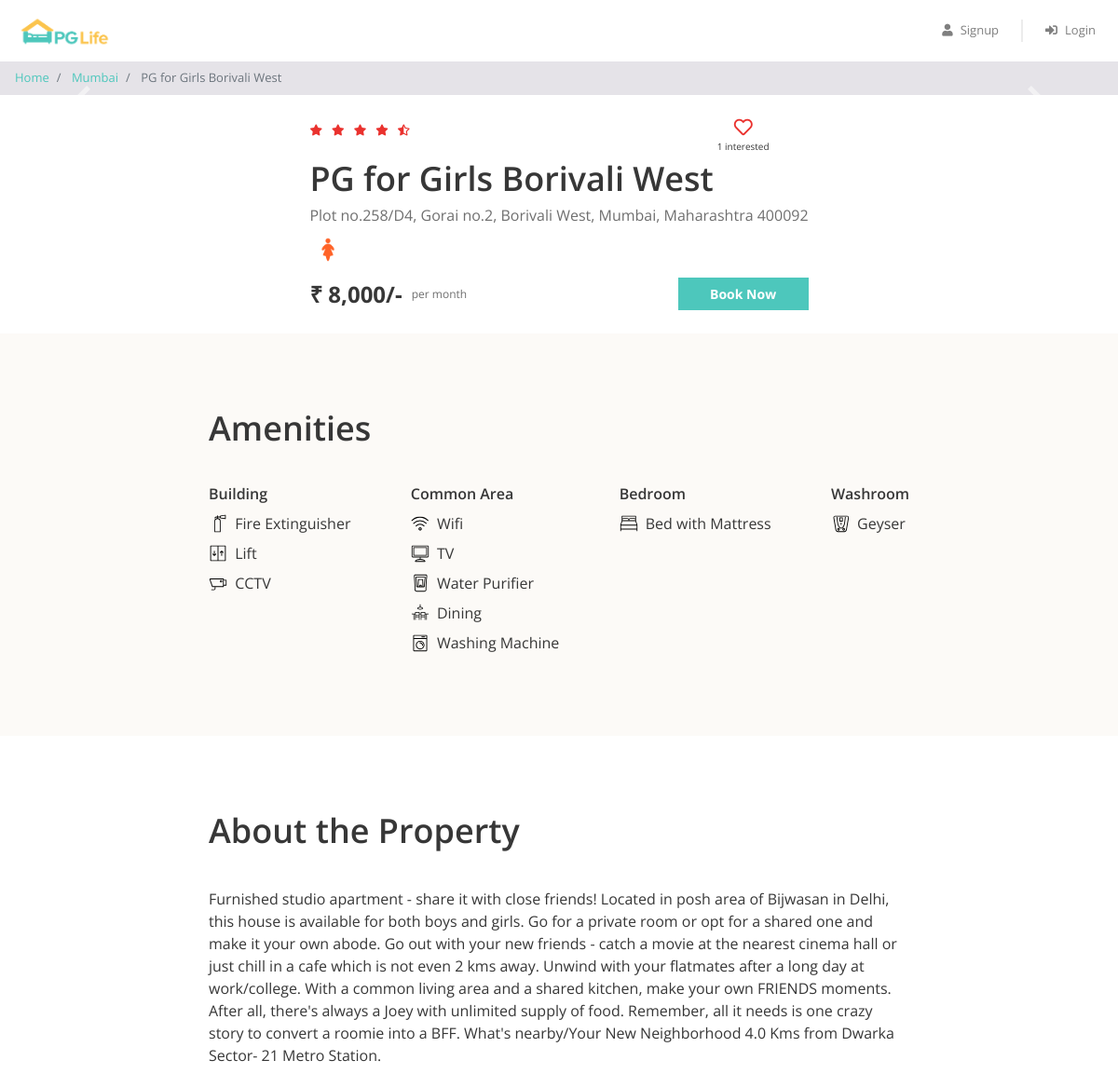
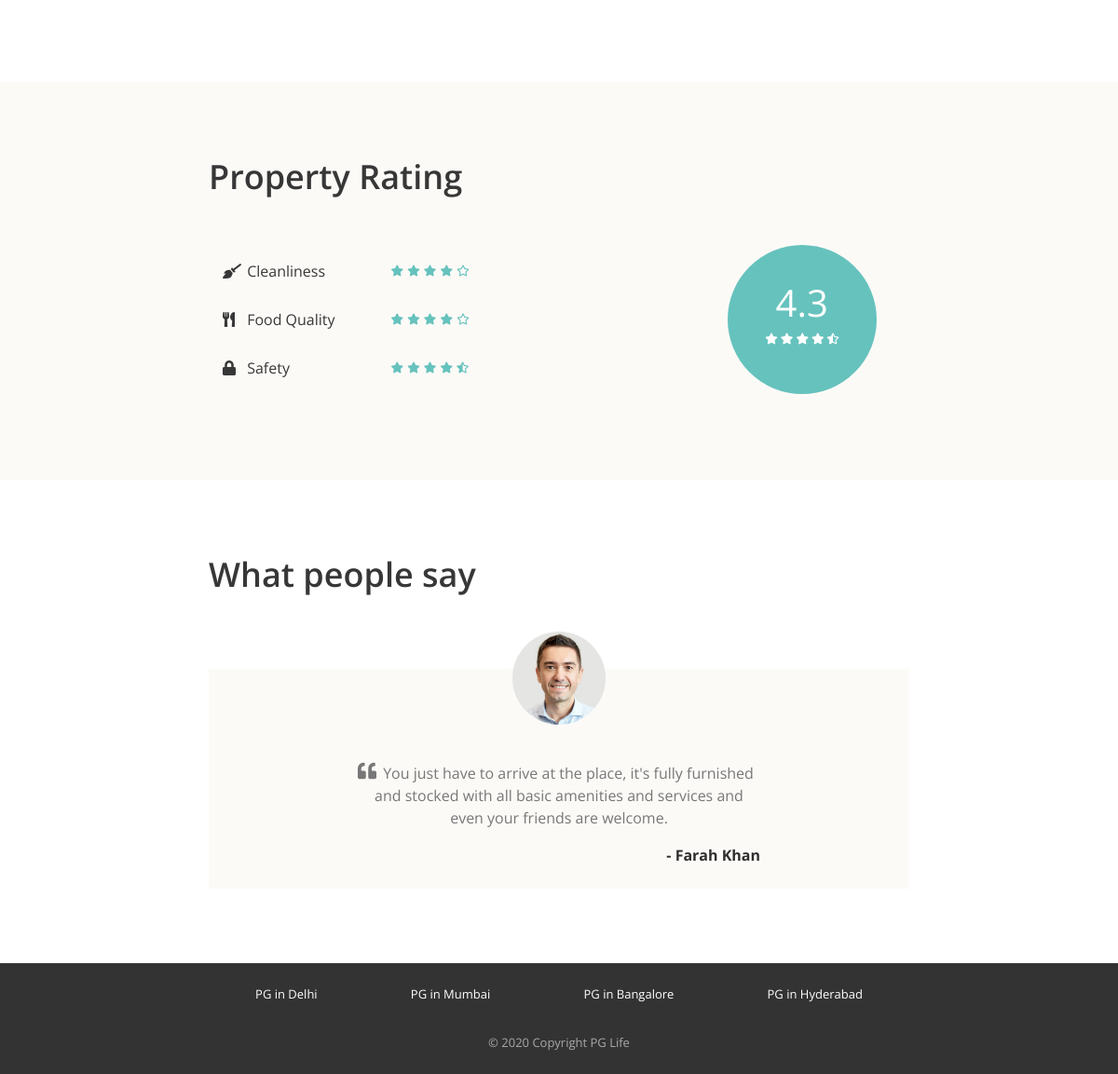
Page /property_detail.php?property_id=4 on the committed database (2 pictures, top to bottom).
### tables this page shows
CREATE TABLE `properties` (
  `id` int(11) NOT NULL,
  `city_id` int(11) NOT NULL,
  `name` varchar(100) NOT NULL,
  `address` varchar(255) NOT NULL,
  `description` longtext NOT NULL,
  `gender` enum('male','female','unisex') NOT NULL,
  `rent` int(11) NOT NULL,
  `rating_clean` float(2,1) NOT NULL,
  `rating_food` float(2,1) NOT NULL,
  `rating_safety` float(2,1) NOT NULL
);

CREATE TABLE `cities` (
  `id` int(11) NOT NULL,
  `name` varchar(100) NOT NULL
);

CREATE TABLE `amenities` (
  `id` int(11) NOT NULL,
  `name` varchar(100) NOT NULL,
  `type` varchar(100) NOT NULL,
  `icon` varchar(30) NOT NULL
);

CREATE TABLE `testimonials` (
  `id` int(11) NOT NULL,
  `property_id` int(11) NOT NULL,
  `user_name` varchar(100) NOT NULL,
  `content` longtext NOT NULL
);

### property_detail.php (the view, shortened to what this page needs)
<?php
require "includes/database_connect.php";
$property_id = $_GET["property_id"];
$sql_1 = "SELECT *, p.id AS property_id, p.name AS property_name, c.name AS city_name
            FROM properties p
            INNER JOIN cities c ON p.city_id = c.id
            WHERE p.id = $property_id";
$result_1 = mysqli_query($conn, $sql_1);
$property = mysqli_fetch_assoc($result_1);
$sql_2 = "SELECT * FROM testimonials WHERE property_id = $property_id";
$result_2 = mysqli_query($conn, $sql_2);
$testimonials = mysqli_fetch_all($result_2, MYSQLI_ASSOC);
$sql_3 = "SELECT a.*
            FROM amenities a
            INNER JOIN properties_amenities pa ON a.id = pa.amenity_id
            WHERE pa.property_id = $property_id";
$result_3 = mysqli_query($conn, $sql_3);
$amenities = mysqli_fetch_all($result_3, MYSQLI_ASSOC);
$sql_4 = "SELECT * FROM interested_users_properties WHERE property_id = $property_id";
$result_4 = mysqli_query($conn, $sql_4);
$interested_users_count = mysqli_num_rows($result_4);
?>
<!DOCTYPE html>
<html lang="en">
<head>
    <?php
    include "includes/head_links.php";
    ?>
    <link href="css/property_detail.css" rel="stylesheet" />
</head>
<body>
    <?php
    include "includes/header.php";
    ?>
    <nav aria-label="breadcrumb">
        <ol class="breadcrumb py-2">
            <li class="breadcrumb-item">
                <a href="index.php">Home</a>
            </li>
            <li class="breadcrumb-item">
                <a href="property_list.php?city=<?= $property['city_name']; ?>"><?= $property['city_name']; ?></a>
            </li>
            <li class="breadcrumb-item active" aria-current="page">
                <?= $property['property_name']; ?>
            </li>
        </ol>
    </nav>
    <div id="property-images" class="carousel slide" data-ride="carousel">
        <a class="carousel-control-prev" href="#property-images" role="button" data-slide="prev">
            <span class="carousel-control-prev-icon" aria-hidden="true"></span>
        </a>
        <a class="carousel-control-next" href="#property-images" role="button" data-slide="next">
            <span class="carousel-control-next-icon" aria-hidden="true"></span>
        </a>
    </div>
    <div class="property-summary page-container">
        <div class="row no-gutters justify-content-between">
            <?php
            $total_rating = ($property['rating_clean'] + $property['rating_food'] + $property['rating_safety']) / 3;
            $total_rating = round($total_rating, 1);
            ?>
            <div class="star-container" title="<?= $total_rating ?>">
                <?php
                $rating = $total_rating;
                for ($i = 0; $i < 5; $i++) {
                    if ($rating >= $i + 0.8) {
                ?>
                        <i class="fas fa-star"></i>
                    <?php
                    } elseif ($rating >= $i + 0.3) {
                    ?>
                        <i class="fas fa-star-half-alt"></i>
                    <?php
                    } else {
                    ?>
                        <i class="far fa-star"></i>
                <?php
                    }
                }
                ?>
            </div>
            <div class="interested-container">
                <?php
                $is_interested = false;
                if ($is_interested) {
                ?>
                    <i class="is-interested-image fas fa-heart"></i>
                <?php
                } else {
                ?>
                    <i class="is-interested-image far fa-heart"></i>
                <?php
                }
                ?>
                <div class="interested-text">
                    <span class="interested-user-count"><?= $interested_users_count ?></span> interested
                </div>
            </div>
        </div>
        <div class="detail-container">
            <div class="property-name"><?= $property['property_name'] ?></div>
            <div class="property-address"><?= $property['address'] ?></div>
            <div class="property-gender">
                <?php
                if ($property['gender'] == "male") {
                ?>
                    <img src="img/male.png">
                <?php
                } elseif ($property['gender'] == "female") {
                ?>
                    <img src="img/female.png">
                <?php
                } else {
                ?>
                    <img src="img/unisex.png">
                <?php
                }
                ?>
            </div>
        </div>
        <div class="row no-gutters">
            <div class="rent-container col-6">
                <div class="rent">₹ <?= number_format($property['rent']) ?>/-</div>
                <div class="rent-unit">per month</div>
            </div>
            <div class="button-container col-6">
                <a href="#" class="btn btn-primary">Book Now</a>
            </div>
        </div>
    </div>
    <div class="property-amenities">
        <div class="page-container">
            <h1>Amenities</h1>
            <div class="row justify-content-between">
                <div class="col-md-auto">
                    <h5>Building</h5>
                    <?php
                    foreach ($amenities as $amenity) {
                        if ($amenity['type'] == "Building") {
                    ?>
                            <div class="amenity-container">
                                <img src="img/amenities/<?= $amenity['icon'] ?>.svg">
                                <span><?= $amenity['name'] ?></span>
                            </div>
                    <?php
                        }
                    }
                    ?>
                </div>
                <div class="col-md-auto">
                    <h5>Common Area</h5>
                    <?php
                    foreach ($amenities as $amenity) {
                        if ($amenity['type'] == "Common Area") {
                    ?>
                            <div class="amenity-container">
                                <img src="img/amenities/<?= $amenity['icon'] ?>.svg">
                                <span><?= $amenity['name'] ?></span>
                            </div>
                    <?php
                        }
                    }
                    ?>
                </div>
                <div class="col-md-auto">
                    <h5>Bedroom</h5>
                    <?php
                    foreach ($amenities as $amenity) {
                        if ($amenity['type'] == "Bedroom") {
                    ?>
                            <div class="amenity-container">
                                <img src="img/amenities/<?= $amenity['icon'] ?>.svg">
                                <span><?= $amenity['name'] ?></span>
                            </div>
                    <?php
                        }
                    }
                    ?>
                </div>
                <div class="col-md-auto">
                    <h5>Washroom</h5>
                    <?php
                    foreach ($amenities as $amenity) {
                        if ($amenity['type'] == "Washroom") {
                    ?>
                            <div class="amenity-container">
                                <img src="img/amenities/<?= $amenity['icon'] ?>.svg">
                                <span><?= $amenity['name'] ?></span>
                            </div>
                    <?php
                        }
                    }
                    ?>
                </div>
            </div>
        </div>
    </div>
    <div class="property-about page-container">
        <h1>About the Property</h1>
        <p><?= $property['description'] ?></p>
    </div>
    <div class="property-rating">
        <div class="page-container">
            <h1>Property Rating</h1>
            <div class="row align-items-center justify-content-between">
                <div class="col-md-6">
                    <div class="rating-criteria row">
                        <div class="col-6">
                            <i class="rating-criteria-icon fas fa-broom"></i>
                            <span class="rating-criteria-text">Cleanliness</span>
                        </div>
                        <div class="rating-criteria-star-container col-6" title="<?= $property['rating_clean'] ?>">
                            <?php
                            $rating = $property['rating_clean'];
                            for ($i = 0; $i < 5; $i++) {
                                if ($rating >= $i + 0.8) {
                            ?>
                                    <i class="fas fa-star"></i>
                                <?php
                                } elseif ($rating >= $i + 0.3) {
                                ?>
                                    <i class="fas fa-star-half-alt"></i>
                                <?php
                                } else {
                                ?>
                                    <i class="far fa-star"></i>
                            <?php
                                }
                            }
                            ?>
                        </div>
                    </div>
                    <div class="rating-criteria row">
                        <div class="col-6">
                            <i class="rating-criteria-icon fas fa-utensils"></i>
                            <span class="rating-criteria-text">Food Quality</span>
                        </div>
                        <div class="rating-criteria-star-container col-6" title="<?= $property['rating_food'] ?>">
                            <?php
                            $rating = $property['rating_food'];
                            for ($i = 0; $i < 5; $i++) {
                                if ($rating >= $i + 0.8) {
                            ?>
                                    <i class="fas fa-star"></i>
                                <?php
                                } elseif ($rating >= $i + 0.3) {
                                ?>
                                    <i class="fas fa-star-half-alt"></i>
                                <?php
                                } else {
                                ?>
                                    <i class="far fa-star"></i>
                            <?php
                                }
                            }
                            ?>
                        </div>
                    </div>
                    <div class="rating-criteria row">
                        <div class="col-6">
                            <i class="rating-criteria-icon fa fa-lock"></i>
                            <span class="rating-criteria-text">Safety</span>
                        </div>
                        <div class="rating-criteria-star-container col-6" title="<?= $property['rating_safety'] ?>">
                            <?php
                            $rating = $property['rating_safety'];
                            for ($i = 0; $i < 5; $i++) {
                                if ($rating >= $i + 0.8) {
                            ?>
                                    <i class="fas fa-star"></i>
                                <?php
                                } elseif ($rating >= $i + 0.3) {
                                ?>
                                    <i class="fas fa-star-half-alt"></i>
                                <?php
                                } else {
                                ?>
                                    <i class="far fa-star"></i>
                            <?php
                                }
                            }
                            ?>
                        </div>
                    </div>
                </div>
                <div class="col-md-4">
                    <div class="rating-circle">
                        <?php
                        $total_rating = ($property['rating_clean'] + $property['rating_food'] + $property['rating_safety']) / 3;
                        $total_rating = round($total_rating, 1);
                        ?>
                        <div class="total-rating"><?= $total_rating ?></div>
                        <div class="rating-circle-star-container">
                            <?php
                            $rating = $total_rating;
                            for ($i = 0; $i < 5; $i++) {
                                if ($rating >= $i + 0.8) {
                            ?>
                                    <i class="fas fa-star"></i>
                                <?php
                                } elseif ($rating >= $i + 0.3) {
                                ?>
                                    <i class="fas fa-star-half-alt"></i>
                                <?php
                                } else {
                                ?>
                                    <i class="far fa-star"></i>
                            <?php
                                }
                            }
                            ?>
                        </div>
                    </div>
                </div>
            </div>
        </div>
    </div>
    <div class="property-testimonials page-container">
        <h1>What people say</h1>
        <?php
        foreach ($testimonials as $testimonial) {
        ?>
            <div class="testimonial-block">
                <div class="testimonial-image-container">
                    <img class="testimonial-img" src="img/man.png">
                </div>
                <div class="testimonial-text">
                    <i class="fa fa-quote-left" aria-hidden="true"></i>
                    <p><?= $testimonial['content'] ?></p>
                </div>
                <div class="testimonial-name">- <?= $testimonial['user_name'] ?></div>
            </div>
        <?php
        }
        ?>
    </div>
    <?php
    include "includes/footer.php";
    ?>
</body>
</html>

### rows in the picture
properties: city.name "Mumbai", name "PG for Girls Borivali West", address "Plot no.258/D4, Gorai no.2, Borivali West, Mumbai, Maharashtra 400092", rent "8,000", description "Furnished studio apartment - share it with close friends! Located in posh area of Bijwasan in Delhi, this house is available for both boys and girls. Go for a private room or opt for a shared one and make it your own abode. Go out with your new friends - catch a movie at the nearest cinema hall or just chill in a cafe which is not even 2 kms away. Unwind with your flatmates after a long day at work/college. With a common living area and a shared kitchen, make your own FRIENDS moments. After all, there's always a Joey with unlimited supply of food. Remember, all it needs is one crazy story to convert a roomie into a BFF. What's nearby/Your New Neighborhood 4.0 Kms from Dwarka Sector- 21…", total_rating "4.3"
amenities: icon (picture), name "Fire Extinguisher"
amenities: icon (picture), name "Lift"
amenities: icon (picture), name "CCTV"
amenities: icon (picture), name "Wifi"
amenities: shows a picture, name "TV"
amenities: icon (picture), name "Water Purifier"
amenities: icon (picture), name "Dining"
amenities: icon (picture), name "Washing Machine"
amenities: name "Bed with Mattress"
amenities: icon (picture), name "Geyser"
testimonials: content "You just have to arrive at the place, it's fully furnished and stocked with all basic amenities and services and even your friends are welcome.", user_name "Farah Khan"

### other values in the picture
$interested_users_count "1"
